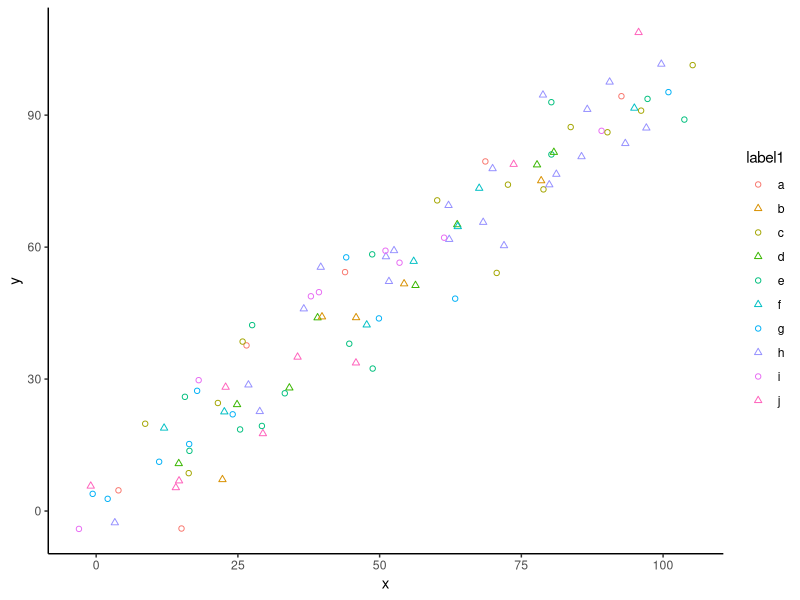

The R script that drew this image:
library(ggplot2)
library(dplyr)

someData <- data.frame(x = 1:100 + runif(n = 100, min = -10, max = 10), y = 1:100 + runif(n = 100, min = -10, max = 10), label1 = sample(letters[1:10], size = 100, replace = T), label2 = sample(1:5, size = 100, replace = T)) %>%
    mutate(label2 = as.factor(label2))

manual_shape_pal <- function(numShapeLevels) {
    values <- 1000
    function(n) {
        rep(1:numShapeLevels, length.out = values)
    }
}


scale_color_highres <- function(numShapeLevels, colorPalette = scales::hue_pal(), ...) {
    list(discrete_scale(
        "color",
        scale_name = "discreteColor",
        palette = colorPalette,
        ...),
    discrete_scale(
        "shape",
        scale_name = "discreteShape",
        palette = manual_shape_pal(numShapeLevels),
        ...))
}



plot <- ggplot(data = someData, aes(x = x, y = y, color = label1, shape = label1)) +
    geom_point() +
    scale_color_highres(numShapeLevels = 2) +
    # Custom color palette can be added like so
    #scale_color_highres(numShapeLevels = 2, colorPalette = function(x) RColorBrewer::brewer.pal(x, "Set1")) +
    theme_classic()
ggsave(plot = plot, filename = "tmp/example_plot.pdf", width = 5, height = 5)
